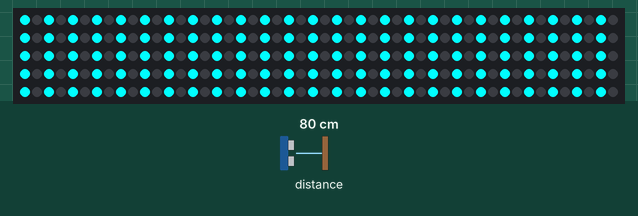
This sketch was run on a simulated Arduino Uno, built with avr-gcc and run on an emulated ATmega328P. Shown: 250 RGB LEDs in strip order, left to right, continuing on the next row. The inputs (shaded band) are chosen by the test bench; at power-on: distance to the obstacle 80 cm.

Above: at 3.7 s.
3.8 s: distance to the obstacle set to 2 cm
At 5.5 s:
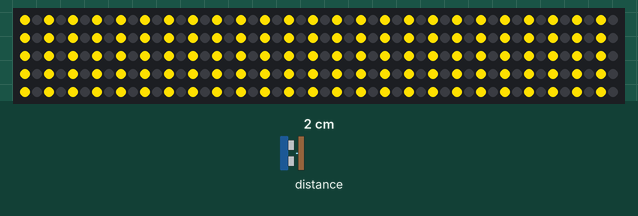
5.9 s: distance to the obstacle set to 35 cm
At 8.04 s:
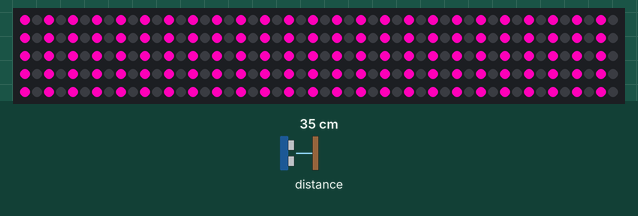
8.4 s: distance to the obstacle set to 60 cm
At 13.7 s:
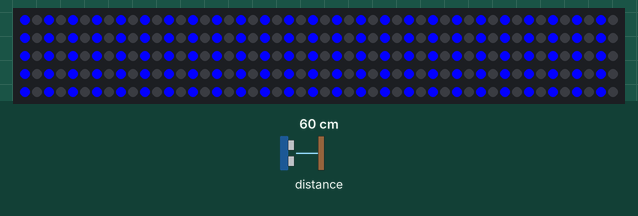
Timing chart, 0 to 15.2 s (numbered marks = the images above; inputs shaded):
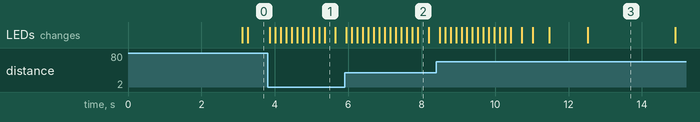

Measured:
- after the input at 3.8 s, the LEDs: first change after 0.06 s (image 1 shows a later state)
- after the input at 5.9 s, the LEDs: first change after 0.05 s (image 2 shows a later state)
- after the input at 8.4 s, the LEDs: first change after 0.09 s (image 3 shows a later state)

The sketch:

distance_mirror.ino
```cpp
#include "Adafruit_VL53L0X.h"
#include <Adafruit_NeoPixel.h>
#include <SimpleKalmanFilter.h>

#define NUMPIXELS 250
#define PIN 6
#define DELAY_TIME 3000

Adafruit_VL53L0X lox = Adafruit_VL53L0X();
Adafruit_NeoPixel pixels(NUMPIXELS, PIN, NEO_GRBW + NEO_KHZ800);
SimpleKalmanFilter filter(2,2, 0.01);

// VL53L0X values
int sensorValue = 0;
int openDistance = 0;
int maxDistance = 999;

// Timer-delay variables
bool timerStarted = false;
unsigned long timer = 0;
unsigned long startTime = 0;

// SimpleKalmamnFilter variables


void setup() {
//  Serial.begin(115200);
//
//  // wait until serial port opens for native USB devices
//  while (! Serial) {
//    delay(1);
//  }

  pixels.begin();

//  Serial.println("Adafruit VL53L0X test");
  if (!lox.begin()) {
//    Serial.println(F("Failed to boot VL53L0X"));
    while(1);
  }
  // power
//  Serial.println(F("VL53L0X API Simple Ranging example\n\n"));
}


void loop() {
  VL53L0X_RangingMeasurementData_t measure;

  //Serial.print("Reading a measurement... ");
  lox.rangingTest(&measure, false); // pass in 'true' to get debug data printout!

  if (measure.RangeStatus != 4) {  // phase failures have incorrect data
    sensorValue = measure.RangeMilliMeter;
    float smoothRange = filter.updateEstimate(sensorValue);
    if(smoothRange > 800) smoothRange = 800;
    timerFunction(smoothRange);
//    Serial.print(", Distance (mm): "); Serial.print(sensorValue);
//    Serial.print(", Smooth Distance (mm): "); Serial.print(smoothRange);
  } else {
    sensorValue = 1000;
//    Serial.print(" out of range ");
  }
  Serial.println();
  delay(100);
}

void timerFunction(float data){
  // if object is within measurement range start timer
//  Serial.println(sensorValue);
  if(sensorValue > openDistance && sensorValue < maxDistance){
    if(!timerStarted){
      timerStarted = true;
      //Serial.println("timer started");
      startTime = millis();
    } else {
      timer = millis() - startTime;
      //Serial.print("timer: "); Serial.println(timer);
      if(timer > DELAY_TIME){
        runLED(data);
      }
    }
  } else {
    timerStarted = false;
    timer = 0;
    //Serial.println("timer stopped");
    stopLED();
  }
}

void runLED(int data){
  if(data > 800) data = 800;
  int brightness = map(data, 200, 800, 255, 5); // maps object distance to brightness level
  int hue = map(data, 200, 800, 65535, (65536 / 2));
//  Serial.print("Brightness: "); Serial.print(brightness);
  for(int i = 0; i < NUMPIXELS; i++) {
    if(i % 2 == 0){
          //pixels.setPixelColor(i, pixels.Color(0,0,0, brightness));
          pixels.setPixelColor(i, pixels.ColorHSV(hue)) ;
    } else {
      pixels.setPixelColor(i, pixels.Color(0,0,0,0));
    }
  }
  pixels.show();
}

void stopLED(){
  pixels.clear();
  pixels.show();
}
```
